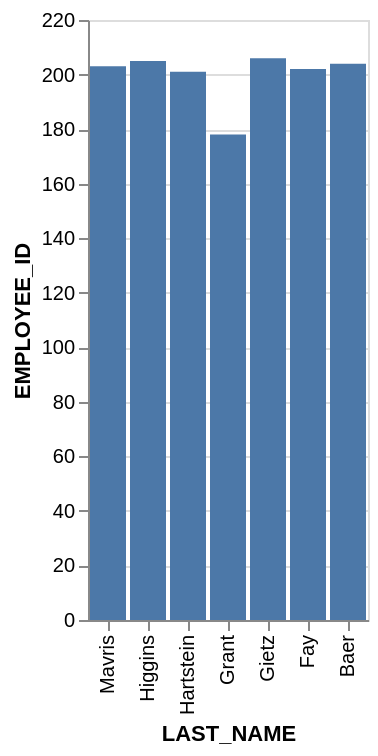

Write a Vega-Lite specification for this figure.
### Vega-Lite specification from a JSON file in a GitHub repository (floating-point values rounded to 4 significant figures)
{"data": {"values": [{"x_data": "Grant", "y_data": 178}, {"x_data": "Hartstein", "y_data": 201}, {"x_data": "Fay", "y_data": 202}, {"x_data": "Mavris", "y_data": 203}, {"x_data": "Baer", "y_data": 204}, {"x_data": "Higgins", "y_data": 205}, {"x_data": "Gietz", "y_data": 206}]}, "mark": "bar", "encoding": {"x": {"field": "x_data", "type": "nominal", "title": "LAST_NAME", "sort": "descending"}, "y": {"field": "y_data", "type": "quantitative", "title": "EMPLOYEE_ID"}}}
